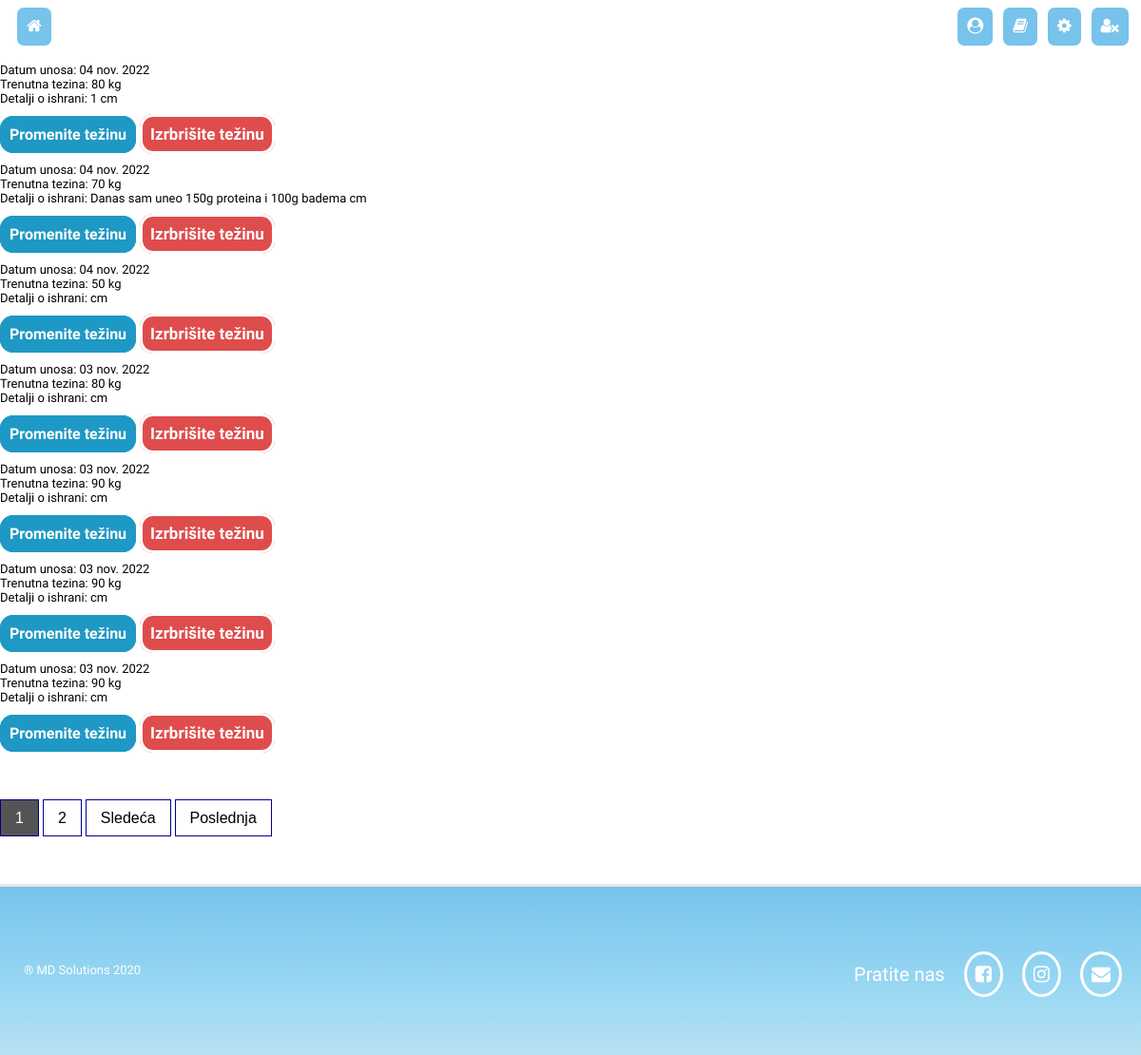
Page /overview/weightlist (signed in) on the earlier database version.
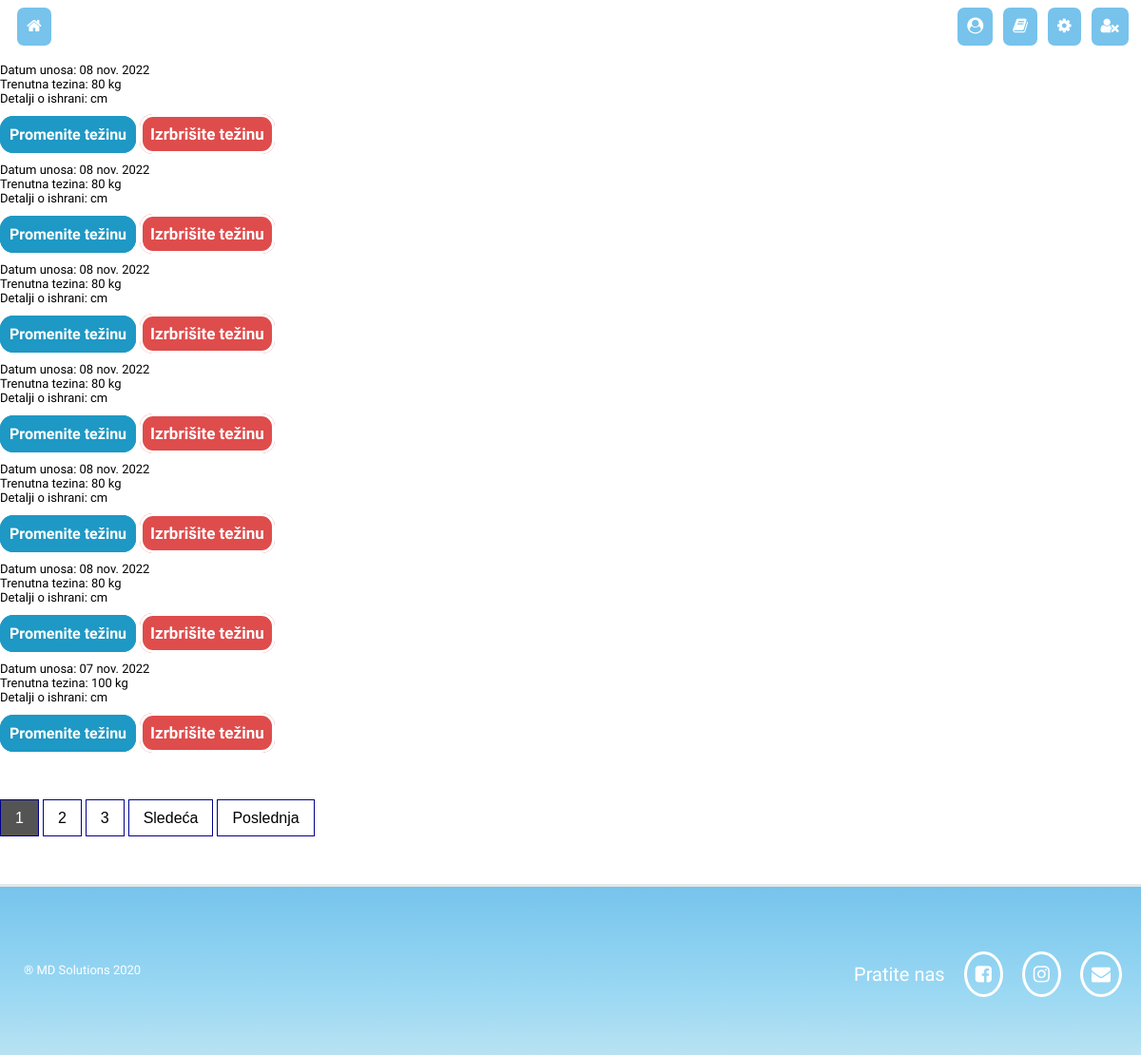
Same page on the later database version.
### dijeta_je_meta/models.py (models this page shows, shortened)
class CurrentWeight(models.Model):
    owner = models.ForeignKey(User, on_delete=models.CASCADE,blank=True)
    date_added = models.DateTimeField(auto_now_add=True)
    trenutna_tezina = models.IntegerField(
              default=0,
        validators=[
            MaxValueValidator(400),
            MinValueValidator(45)
        ]
    )
    detalji = models.TextField(blank=True)
    class Meta:
       ordering = ['-date_added']

### dijeta_je_meta/views.py (the view)
# urls.py: path("overview/weightlist", views.ListCurrentWeight.as_view(), name="weightlist"),
class ListCurrentWeight(LoginRequiredMixin,ListView):
    model = CurrentWeight
    template_name = "dijeta_je_meta/weight_list.html"
    paginate_by = 7
    def get_context_data(self,*args, **kwargs):
        context = super(ListCurrentWeight, self).get_context_data(*args,**kwargs)
        return context
    def get_queryset(self): #sa ovim querijem cemo vratiti samo objekte koji pripadaju trenutnom useru
        return CurrentWeight.objects.filter(owner=self.request.user)

### dijeta_je_meta/templates/dijeta_je_meta/weight_list.html (shortened to what this page needs)
{% extends "dijeta_je_meta/base.html" %}
{% block content %}
{% for weight in currentweight_list %}
  <p>Datum unosa: {{weight.date_added|date:"d b Y"}}</p>
  <p>Trenutna tezina: {{weight.trenutna_tezina}} kg</p>
  <p>Detalji o ishrani: {{weight.detalji}} cm</p>
  <div class="button-div2">
  <a href="{% url 'update_weight' weight.id %}" class="button">Promenite težinu</a>
  <a href="{% url 'delete_weight' weight.id %}" class="delete-button">Izrbrišite težinu</a>
  </div>
  {% empty %}
    <a href="{% url 'currentweight' %}">Prvi unos</a>
{% endfor %}
<div class="pagination">
  {% if is_paginated %}
  {% for num in page_obj.paginator.page_range %}
    {% if page_obj.number == num %}
      <a class="active" href="?page={{ num }}">{{num}}</a>
     {% elif num > page_obj.number|add:'-3' and num < page_obj.number|add:'3' %}
       <a  href="?page={{ num }}">{{num}}</a>
    {% endif %}
  {% endfor %}
  {% if page_obj.has_next %}
     <a href="?page={{ page_obj.next_page_number }}">Sledeća</a>
     <a href="?page={{ page_obj.paginator.num_pages }}">Poslednja</a>
  {% endif %}
  {% endif %}
  </div>
{% endblock %}

Differences in the rows shown:
no longer on this page (row unchanged): CurrentWeight: date_added "04 nov. 2022", trenutna_tezina "80", detalji "1"
no longer on this page (row unchanged): CurrentWeight: date_added "04 nov. 2022", trenutna_tezina "70", detalji "Danas sam uneo 150g proteina i 100g badema"
no longer on this page (row unchanged): CurrentWeight: date_added "04 nov. 2022", trenutna_tezina "50"
no longer on this page (row unchanged): CurrentWeight: date_added "03 nov. 2022", trenutna_tezina "80"
no longer on this page (row unchanged): CurrentWeight: date_added "03 nov. 2022", trenutna_tezina "90"
no longer on this page (row unchanged): CurrentWeight: date_added "03 nov. 2022", trenutna_tezina "90"
no longer on this page (row unchanged): CurrentWeight: date_added "03 nov. 2022", trenutna_tezina "90"
added CurrentWeight: date_added "08 nov. 2022", trenutna_tezina "80"
added CurrentWeight: date_added "08 nov. 2022", trenutna_tezina "80"
added CurrentWeight: date_added "08 nov. 2022", trenutna_tezina "80"
added CurrentWeight: date_added "08 nov. 2022", trenutna_tezina "80"
added CurrentWeight: date_added "08 nov. 2022", trenutna_tezina "80"
added CurrentWeight: date_added "08 nov. 2022", trenutna_tezina "80"
added CurrentWeight: date_added "07 nov. 2022", trenutna_tezina "100"
Other differences:
new list line: "3"
